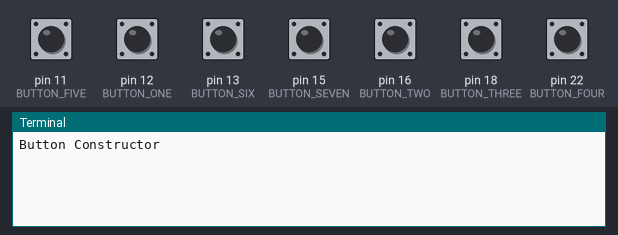
Bench run of a program on a simulated Raspberry Pi (header pin numbers). Parts: the last lines printed to the terminal. The test bench sets the inputs (shaded band); at power-on: pin 11 (BUTTON_FIVE), pin 12 (BUTTON_ONE), pin 13 (BUTTON_SIX), pin 15 (BUTTON_SEVEN), pin 16 (BUTTON_TWO), pin 18 (BUTTON_THREE), pin 22 (BUTTON_FOUR) HIGH. The desktop window is not drawn, its controls go by their first labels and the mouse button is held 0.15 s; sound played through the audio output is not drawn and takes no time.

Above: at 1.2 s.
1.3 s: pin 11 (BUTTON_FIVE) pulled LOW for 0.15 s
At 1.8 s:
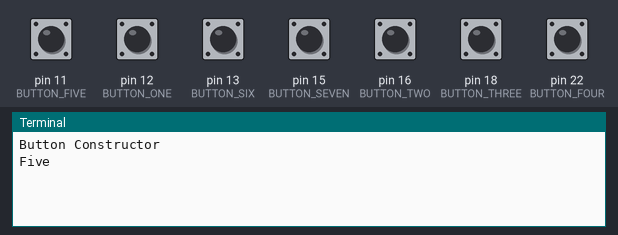
2.9 s: pin 12 (BUTTON_ONE) pulled LOW for 0.15 s
At 4.1 s:
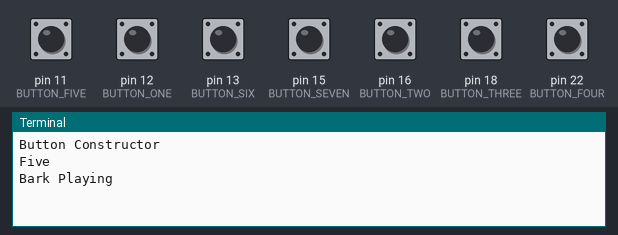
4.5 s: pin 13 (BUTTON_SIX) pulled LOW for 0.15 s
At 5.5 s:
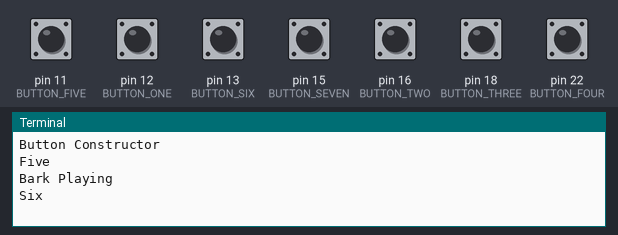
6.1 s: pin 15 (BUTTON_SEVEN) pulled LOW for 0.15 s
At 6.7 s:
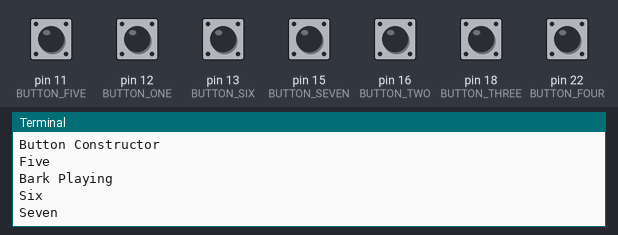
7.7 s: pin 16 (BUTTON_TWO) pulled LOW for 0.15 s
At 8.9 s:
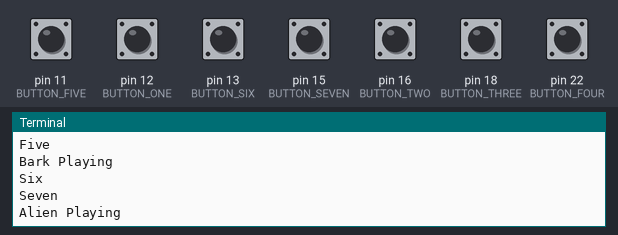
9.3 s: pin 18 (BUTTON_THREE) pulled LOW for 0.15 s
At 10.3 s:
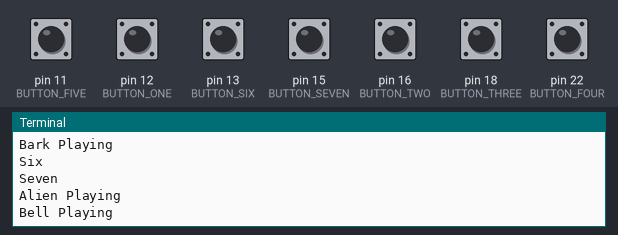

Measured:
- after the input at 1.3 s, the terminal: prints a new line at once (image 1)
- after the input at 2.9 s, the terminal: prints a new line at once (image 2)
- after the input at 4.5 s, the terminal: prints a new line at once (image 3)
- after the input at 6.1 s, the terminal: prints a new line at once (image 4)
- after the input at 7.7 s, the terminal: prints a new line at once (image 5)
- after the input at 9.3 s, the terminal: prints a new line at once (image 6)

The program:

UI.py
```python
from tkinter import *
from button_classes import *

button = Buttons()
frame = Tk()

# Change Note Locations (Button)
ONE = 0
TWO = 1
THREE = 2
FOUR = 3


button.callSound(THREE, "bark.wav")
button.buttonSetup()

testLabel = Label(frame, text = "Yeeee")
testLabel.pack()

frame.mainloop()
```

button_classes.py
```python
import RPi.GPIO as GPIO
import pygame
import time

class Buttons:

	# Global list to hold all sound files
	notes = []

	def __init__(self):

		print("Button Constructor")

	def callSound(self, index, file):

		# Mixer initialization
		pygame.mixer.init()

		# Assign names to variables
		C = "bark.wav"
		D = "alien.wav"
		E = "bell.wav"
		F = "bark.wav"
		G = "alien.wav"
		A = "bell.wav"
		B = "bark.wav"

		# Assign file to mixer
		first = pygame.mixer.Sound(C)
		second = pygame.mixer.Sound(D)
		third = pygame.mixer.Sound(E)
		fourth = pygame.mixer.Sound(F)
		fifth = pygame.mixer.Sound(G)
		sixth = pygame.mixer.Sound(A)
		seventh = pygame.mixer.Sound(B)

		# Index locations
		ONE = 0
		TWO = 1
		THREE = 2
		FOUR = 3
		FIVE = 4
		SIX = 5
		SEVEN = 6

		# Call notes list and initialize starting list
		global notes
		notes = [first, second, third, fourth, fifth, sixth, seventh]

		# Update list based on file and index number
		if index == ONE:
			first = pygame.mixer.Sound(file)
			notes[0] = first


		if index == TWO:
			second = pygame.mixer.Sound(file)
			notes[1] = second

		if index == THREE:
			third = pygame.mixer.Sound(file)
			notes[2] = third

		if index == FOUR:
			fourth = pygame.mixer.Sound(file)
			notes[3] = fourth

		if index == FIVE:
			fifth = pygame.mixer.Sound(file)
			notes[4] = fifth

		if index == SIX:
			sixth = pygame.mixer.Sound(file)
			notes[5] = sixth

		if index == SEVEN:
			notes[6] = seventh

	def buttonSetup(self):

		# Variables
		BUTTON_ONE = 12
		BUTTON_TWO = 16
		BUTTON_THREE = 18
		BUTTON_FOUR = 22
		BUTTON_FIVE = 11
		BUTTON_SIX = 13
		BUTTON_SEVEN = 15

		# Put GPIO pins in list
		button_list = [BUTTON_ONE, BUTTON_TWO, BUTTON_THREE, BUTTON_FOUR, BUTTON_FIVE, BUTTON_SIX, BUTTON_SEVEN]

		# Access notes from global variable
		global notes
		note_one = notes[0]
		note_two = notes[1]
		note_three = notes[2]
		note_four = notes[3]
		note_five = notes[4]
		note_six = notes[5]
		note_seven = notes[6]

		# GPIO Setup
		GPIO.setwarnings(False)
		GPIO.setmode(GPIO.BOARD)
		for i in range (7):
			GPIO.setup(button_list[i], GPIO.IN, pull_up_down = GPIO.PUD_UP)


		# Begins Infinite Loop
		while True:

			# Setup Input Variables
			input_one = GPIO.input(BUTTON_ONE)
			input_two = GPIO.input(BUTTON_TWO)
			input_three = GPIO.input(BUTTON_THREE)
			input_four = GPIO.input(BUTTON_FOUR)
			input_five = GPIO.input(BUTTON_FIVE)
			input_six = GPIO.input(BUTTON_SIX)
			input_seven = GPIO.input(BUTTON_SEVEN)

			# Determines Sound File Based On GPIO
			if input_one == 0:

				note_one.play()
				print("Bark Playing")

				time.sleep(0.5)

			if input_two == 0:

				note_two.play()
				print("Alien Playing")

				time.sleep(0.5)

			if input_three == 0:

				note_three.play()
				print("Bell Playing")

				time.sleep(0.5)

			if input_four == 0:

				note_four.play()
				print("New Working")

				time.sleep(0.5)

			if input_five == 0:

				note_five.play()
				print("Five")

				time.sleep(0.5)

			if input_six == 0:

				note_six.play()
				print("Six")

				time.sleep(0.5)

			if input_seven == 0:

				note_seven.play()
				print("Seven")


			else:

				continue

			time.sleep(0.5)
```
